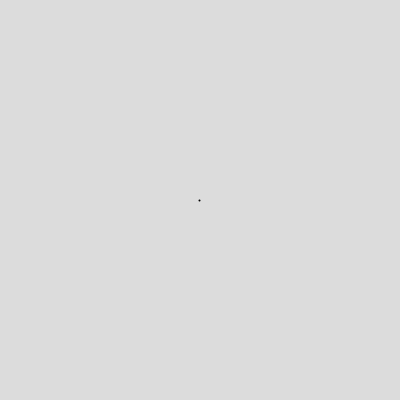
Frame 1 (no input)
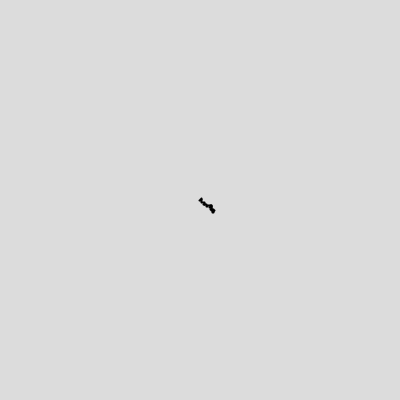
Frame 60 (the mouse pressed at the canvas centre just before this capture)
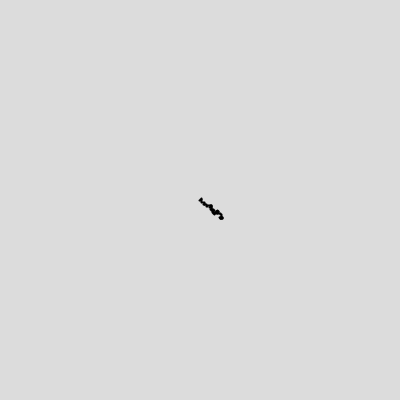
Frame 120 (the mouse held since frame 60 and released just before this capture)

The Processing sketch that drew these frames (run headless with seeded random() and noise(); from frame 60 on, the mouse is pressed at the canvas centre):

// Processing sketch: sketch_002_walker_trend_right_bottom
// ── sketch_002_walker_trend_right_bottom.pde
Walker walker;
void setup() {
  size(400, 400);
  background(220);
  stroke(0);
  strokeWeight(2);
  walker = new Walker(width/2, height/2);
}

void draw() {
  walker.step();
  if(walker.x < width)
  walker.display();
}

class Walker {
  int x, y;
  Walker(int x, int y) {
    this.x = x;
    this.y = y;
  }
    
  void display() {
        point(x, y);
  }
  void step(){
        float choice = random(0, 1);
        if (choice < 0.3) {
          x++;
        } else if (choice < 0.6) {
          y++;
        } else if (choice < 0.8) {
          x--;
        } else {
          y--;
        }
  }
}
